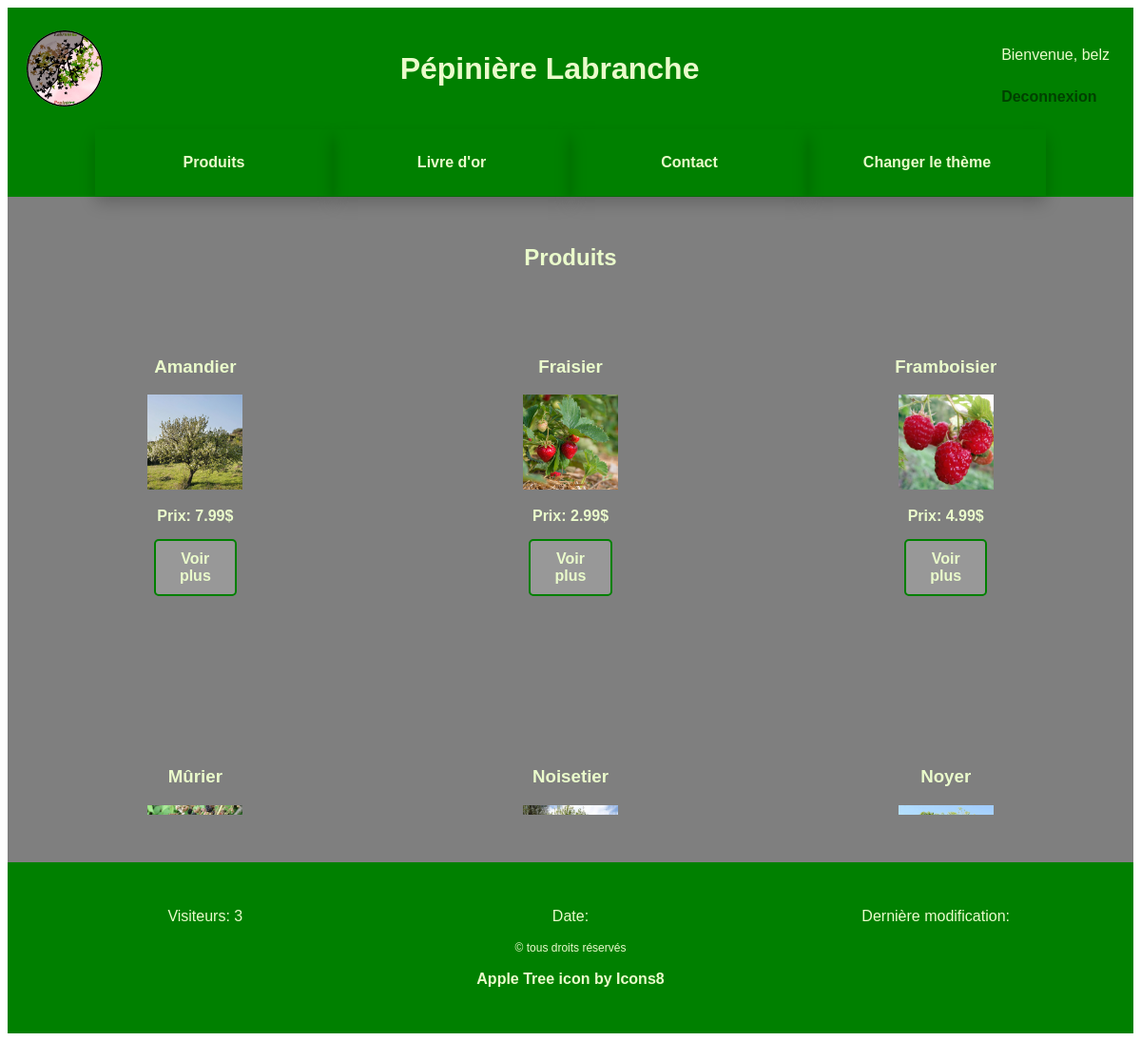
/view/produits.php (signed in), run on the app's committed database.
### tables this page shows
CREATE TABLE IF NOT EXISTS `utilisateurs` (
  `id` int(11) NOT NULL AUTO_INCREMENT,
  `username` varchar(255) NOT NULL,
  `password` varchar(255) NOT NULL,
  `email` varchar(255) NOT NULL,
  `nom` varchar(255) NOT NULL,
  `prenom` varchar(255) NOT NULL,
  PRIMARY KEY (`id`)
);

CREATE TABLE IF NOT EXISTS `produits` (
  `id` int(11) NOT NULL AUTO_INCREMENT,
  `nom` varchar(255) NOT NULL,
  `categorie` varchar(255) NOT NULL,
  `description` text NOT NULL,
  `prix` double(6,2) NOT NULL,
  `quantite` int(11) NOT NULL,
  `image` varchar(255) NOT NULL,
  PRIMARY KEY (`id`)
);

### model/ProductManager.php (called while the page is built, shortened)
<?php
class ProductManager extends Manager
{
    public function getProducts($limit)
    {
        $db = $this->dbConnect();
        $stmt = $db->prepare("SELECT * FROM produits ORDER BY nom LIMIT $limit");
        $stmt->execute();
        return $stmt;
    }
}

### controller/controller.php (called while the page is built, shortened)
<?php
require_once("C://wamp64/www/projetTP3/model/LoginManager.php");
require_once("C://wamp64/www/projetTP3/model/ProductManager.php");
require_once("C://wamp64/www/projetTP3/model/SiteManager.php");
function getUserLoggedIn($id)
{
    $loginManager = new LoginManager();
    $select_stmt = $loginManager->getUserLoggedIn($id);
    $row = $select_stmt->fetch(PDO::FETCH_ASSOC);
    return $row;
}
function getProducts($limit)
{
    $productManager = new ProductManager();
    $stmt = $productManager->getProducts($limit);
    $donnees = $stmt->fetchAll(PDO::FETCH_ASSOC);
    return $donnees;
}
function getTotalViews()
{
    $siteManager = new SiteManager();
    $query = $siteManager->getTotalViews();
    $row = $query->fetch(PDO::FETCH_ASSOC);
    return $row;
}
function insertView($page_url, $date_modif)
{
    $siteManager = new SiteManager();
    $affectedLines = $siteManager->insertView($page_url, $date_modif);
    $flag = false;
    if ($affectedLines === $flag) {
        $flag = false;
    } else {
        $flag = true;
    }
    return $flag;
}
function totalViews($page_url)
{
    $flag = insertView($page_url, $date_modif);
    if ($flag === true) {
        $row = getTotalViews();
        return $row['total_views'];
    }
}

### model/LoginManager.php (called while the page is built, shortened)
<?php
class LoginManager extends Manager
{
    public function getUserLoggedIn($id)
    {
        $db = $this->dbConnect();
        $select_stmt = $db->prepare("SELECT * FROM utilisateurs WHERE id=:id");
        $select_stmt->execute(array(":id" => $id));
        return $select_stmt;
    }
}

### model/SiteManager.php (called while the page is built, shortened)
<?php
class SiteManager extends Manager
{
    public function getTotalViews()
    {
        $db = $this->dbConnect();
        $query = $db->prepare("SELECT sum(counter) as total_views FROM visiteurs");
        $query->execute();
        return $query;
    }
    public function insertView($page_url, $date_modif)
    {
        $db = $this->dbConnect();
        $query = $db->prepare("INSERT INTO visiteurs (page_url, counter, date_jour, derniere_modif) VALUES (:page_url, 1, NOW(), :date )ON DUPLICATE KEY UPDATE counter = counter+1");
        $query->execute(array(
            'page_url' => $page_url,
            'date' => $date_modif
        ));
        return $query;
    }
}

### view/produits.php (the view, shortened to what this page needs)
<?php session_start();
$id = $_SESSION['user_login'];
$title = 'Produits'; ?>
<?php
require("C://wamp64/www/projetTP3/controller/controller.php");
$username = $row['username']; ?>
    <div class="container scroll">
        <h2>Produits</h2>
        <?php
        try {
        $limit = "3";
        $donnees = getProducts($limit);
        ?>
        <ul class="produits first_row">
            <?php
            foreach ($donnees as $donnee) {
                ?>
                <li class="produit">
                    <h3><?php echo $donnee['nom'] ?></h3>
                    <img class="image-produit" src="<?php echo $donnee['image'] ?>"/></br>
                    <strong class="prix-produit"> Prix: <?php echo $donnee['prix'] ?>$</strong>
                    <a class="btn-transparent" href="produit.php?sku=<?php echo $donnee['id']; ?>">Voir plus</a>
                </li>
                <?php
            }
            }
            catch (Exception $e) {
                $e->getMessage();
            }
            ?>
        </ul>
        <?php
        try {
        $limit = "3,3";
        $donnees = getProducts($limit);
        ?>
        <ul class="produits">
            <?php
            foreach ($donnees as $donnee) {
                ?>
                <li class="produit">
                    <h3><?php echo $donnee['nom'] ?></h3>
                    <img class="image-produit" src="<?php echo $donnee['image'] ?>"/> </br>
                </li>
                <?php
            }
            }
            catch (Exception $e) {
                $e->getMessage();
            }
            ?>
        </ul>
    </div>
<?php $content = ob_get_clean(); ?>
<?php require('template.php'); ?>

### view/template.php (shortened to what this page needs)
<!DOCTYPE html>
<html>
<head>
    <link rel="stylesheet" href="/public/css/style.css" rel="stylesheet" type="text/css">
    <link id="theme-style" href="/public/css/theme-dark.css" rel="stylesheet" type="text/css">
    <link rel="stylesheet" href="https://use.fontawesome.com/releases/v5.7.2/css/all.css"
>
</head>
<body>
    <div class="banner">
        <?php require_once("C://wamp64/www/projetTP3/controller/controller.php"); ?>
        <?php include("header.php"); ?>
        <?php include("navbar.php"); ?>
    </div>
    <?php
    if ($title == "Produits") {
        ?>
        <div class="content" id="slideshow">
            <?= $content ?>
        </div>
        <?php
    } else {
        ?>
        <div class="content flex-center" id="slideshow">
            <?= $content ?>
        </div>
        <?php
    } ?>
    <?php include("footer.php"); ?>
</body>
</html>

### view/header.php (shortened to what this page needs)
<header>
    <img src="/public/images/logo.png" class="logo">
    <h1>Pépinière Labranche</h1>
    <div class="user">
        <?php
        if ($title != 'Accueil' || $title == 'Contact') {
            if (isset($_SESSION['user_login'])) {
                $id = $_SESSION['user_login'];
                try {
                    $row = getUserLoggedIn($id);
                    $username = $row['username'];
                } catch (PDOEXCEPTION $e) {
                    $e->getMessage();
                }
                ?>
                <p>Bienvenue, <?php echo $username; ?></p>
                <p><a href="logout.php" class="lien-dark">Deconnexion</a></p>
                <?php
            } else {
                ?>
                <p></p>
                <?php
            }
        } else {
            ?>
            <p></p>
            <?php
        } ?>
    </div>
</header>

### view/navbar.php (shortened to what this page needs)
<?php
if (!isset($_SESSION['user_login'])) {
    ?>
    <nav class="menu" id="menu">
        <ul class="nav">
            <li><a href="http://projettp3/view/index.php">Accueil</a></li>
            <li><a href="http://projettp3/view/contact.php">Contact</a></li>
            <li><a id="theme-button">Changer le thème</a>
                <ul id="theme-menu">
                    <li class="theme-color" id="theme-dark">Dark</li>
                    <li class="theme-color" id="theme-light">Light</li>
                </ul>
            </li>
        </ul>
    </nav>
    <?php
} else {
    ?>
    <nav class="menu" id="menu">
        <ul class="nav">
            <li><a href="http://projettp3/view/produits.php">Produits</a></li>
            <li><a href="http://projettp3/view/livredor.php">Livre d'or</a></li>
            <li><a href="http://projettp3/view/contact.php">Contact</a></li>
            <li><a id="theme-button">Changer le thème</a>
            </li>
        </ul>
    </nav>
    <?php
} ?>

### view/footer.php
<?php
$row = getSiteInfo($page_url);
$date_jour = $row['date_jour'];
$derniere_modif = $row['derniere_modif'];
?>
<footer class="footer">
    <div class="footer-sections">
        <div class="footer-section"><span>Visiteurs: </span><span><?php $total_website_views = totalViews($page_url);
                echo $total_website_views; ?></span></div>
        <div class="footer-section"><span>Date: </span><span><?php echo $date_jour; ?></span>
            <p>&copy; tous droits réservés</p>
            <a href="https://icons8.com/icon/81283/apple-tree">Apple Tree icon by Icons8</a>
        </div>
        <div class="footer-section"><span>Dernière modification: </span><span><?php echo $derniere_modif; ?></span>
        </div>
    </div>
</footer>

### public/css/style.css (style rules this page uses)
body { display: flex; flex-direction: column; justify-content: space-between; align-items: stretch; font-size: 16px; font-family: "Trebuchet MS", Helvetica, sans-serif; }
p { padding: 5px; }
h1 { text-align: center; }
h2 { margin:0; }
header { display: flex; justify-content: space-between; align-items: center; padding: 20px; }
footer { right: 0; bottom: 0; left: 0; padding: 1rem; text-align: center; }
ul { padding: 0; margin: 0; position: relative; display: flex; }
li { list-style: none; width: 250px; text-align: center; }
a { text-decoration: none; font-weight: bold; padding-bottom:2px; }
nav > ul > li > a { display: block; border-bottom:none; padding-bottom:0px; }
ul.nav { padding-bottom: 1px; }
ul.nav li a { display: block; text-decoration: none; padding: 26px; }
ul.nav > li { display: inline-block; position: relative; }
#theme-button { cursor: pointer; }
.banner, .footer { min-height: 100px; }
.menu { display: flex; justify-content: center; }
#slideshow { height: 600px; width: 100%; -webkit-animation-name: background; -webkit-animation-duration: 5s; -webkit-animation-direction: alternate; -webkit-animation-timing-function: linear; -webkit-animation-iteration-count: infinite; }
.content { display: flex; justify-content: center; flex-direction: column; padding: 50px 0; }
.footer-sections { display: flex; justify-content: space-between; }
.footer-section { padding: 2rem 0rem; top: 0; width: 33.3%; }
.footer-section p { font-size: 12px; }
div.user > p:nth-child(2) { margin: 0; }
.logo { width: 80px; }
.btn-transparent { margin-top: 15px; padding: 10px; border-radius: 5px; text-decoration: none; transition-duration: 0.25s; min-width: 40px; font-weight: bold; }
a.btn-transparent { display: block; width: 25%; margin: 0 auto; }
.container { overflow-y: scroll; display: flex; flex-direction: column; align-items: center; align-self: normal; }
.produit { width: 33.33%; margin: 3%; padding: 3%; }
.produits { display: flex; width: 100%; }
.image-produit { height: 100px; width: 100px; }
.prix-produit { margin: 15px; display: block; }

### public/css/theme-dark.css (style rules this page uses)
body { color: #eafbcb; }
.banner, .footer { background-color: #008000; }
.content { box-shadow: inset 2000px 0 0 0 rgba(0, 0, 0, 0.5); border-color: #000000; }
.nav li { box-shadow: 0px 8px 16px 0px rgba(0, 0, 0, 0.2); }
li { color: #eafbcb; }
a { color: #eafbcb; }
.btn-transparent { border: 2px solid #008000; color: #eafbcb; background-color: rgba(255, 255, 255, 0.2); }
.lien-dark { color: rgba(0, 0, 0, 0.5); }

### data on the page
utilisateurs: username "belz"
produits: nom "Amandier", image (picture), prix "7.99"
produits: nom "Fraisier", image (picture), prix "2.99"
produits: nom "Framboisier", image (picture), prix "4.99"
produits: nom "Mûrier", image (picture)
produits: nom "Noisetier", image (picture)
produits: nom "Noyer", image (picture)

### other printed values
$total_website_views "3"
